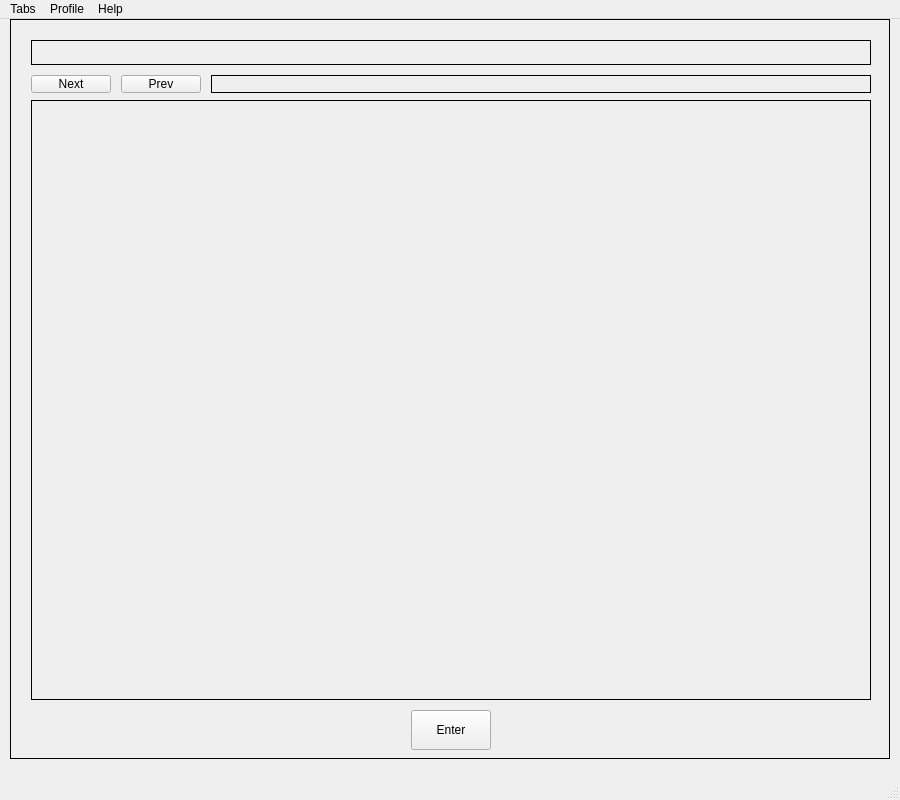
<?xml version="1.0" encoding="UTF-8"?>
<ui version="4.0">
 <class>MainWindow</class>
 <widget class="QMainWindow" name="MainWindow">
  <property name="geometry">
   <rect>
    <x>0</x>
    <y>0</y>
    <width>900</width>
    <height>800</height>
   </rect>
  </property>
  <property name="minimumSize">
   <size>
    <width>900</width>
    <height>800</height>
   </size>
  </property>
  <property name="maximumSize">
   <size>
    <width>900</width>
    <height>800</height>
   </size>
  </property>
  <property name="windowTitle">
   <string>MainWindow</string>
  </property>
  <widget class="QWidget" name="centralwidget">
   <widget class="QStackedWidget" name="stackedWidget">
    <property name="geometry">
     <rect>
      <x>10</x>
      <y>0</y>
      <width>880</width>
      <height>740</height>
     </rect>
    </property>
    <property name="frameShape">
     <enum>QFrame::Box</enum>
    </property>
    <property name="currentIndex">
     <number>1</number>
    </property>
    <widget class="QWidget" name="page_1">
     <widget class="QLabel" name="label_9">
      <property name="geometry">
       <rect>
        <x>20</x>
        <y>20</y>
        <width>840</width>
        <height>25</height>
       </rect>
      </property>
      <property name="font">
       <font>
        <family>Segoe UI Historic</family>
        <pointsize>20</pointsize>
       </font>
      </property>
      <property name="frameShape">
       <enum>QFrame::Box</enum>
      </property>
      <property name="text">
       <string>Home</string>
      </property>
      <property name="scaledContents">
       <bool>false</bool>
      </property>
      <property name="wordWrap">
       <bool>false</bool>
      </property>
     </widget>
    </widget>
    <widget class="QWidget" name="page">
     <widget class="QLabel" name="label_8">
      <property name="geometry">
       <rect>
        <x>20</x>
        <y>20</y>
        <width>840</width>
        <height>25</height>
       </rect>
      </property>
      <property name="font">
       <font>
        <family>Segoe UI Historic</family>
        <pointsize>20</pointsize>
       </font>
      </property>
      <property name="frameShape">
       <enum>QFrame::Box</enum>
      </property>
      <property name="text">
       <string/>
      </property>
      <property name="scaledContents">
       <bool>false</bool>
      </property>
      <property name="wordWrap">
       <bool>false</bool>
      </property>
     </widget>
     <widget class="QLabel" name="PositionLabel_2">
      <property name="geometry">
       <rect>
        <x>200</x>
        <y>55</y>
        <width>660</width>
        <height>18</height>
       </rect>
      </property>
      <property name="frameShape">
       <enum>QFrame::Panel</enum>
      </property>
      <property name="text">
       <string/>
      </property>
     </widget>
     <widget class="QPushButton" name="prevButton_2">
      <property name="geometry">
       <rect>
        <x>110</x>
        <y>55</y>
        <width>80</width>
        <height>18</height>
       </rect>
      </property>
      <property name="text">
       <string>Prev</string>
      </property>
     </widget>
     <widget class="QPushButton" name="nextButton_2">
      <property name="geometry">
       <rect>
        <x>20</x>
        <y>55</y>
        <width>80</width>
        <height>18</height>
       </rect>
      </property>
      <property name="text">
       <string>Next</string>
      </property>
     </widget>
     <widget class="QLabel" name="messageLabel_2">
      <property name="geometry">
       <rect>
        <x>20</x>
        <y>80</y>
        <width>840</width>
        <height>600</height>
       </rect>
      </property>
      <property name="frameShape">
       <enum>QFrame::Box</enum>
      </property>
      <property name="text">
       <string/>
      </property>
     </widget>
     <widget class="QPushButton" name="enterButton">
      <property name="geometry">
       <rect>
        <x>400</x>
        <y>690</y>
        <width>80</width>
        <height>40</height>
       </rect>
      </property>
      <property name="text">
       <string>Enter</string>
      </property>
     </widget>
    </widget>
    <widget class="QWidget" name="page_2"/>
    <widget class="QWidget" name="page_3"/>
    <widget class="QWidget" name="page_4"/>
    <widget class="QWidget" name="page_5">
     <widget class="QLabel" name="label_13">
      <property name="geometry">
       <rect>
        <x>20</x>
        <y>20</y>
        <width>840</width>
        <height>25</height>
       </rect>
      </property>
      <property name="font">
       <font>
        <family>Segoe UI Historic</family>
        <pointsize>20</pointsize>
       </font>
      </property>
      <property name="frameShape">
       <enum>QFrame::Box</enum>
      </property>
      <property name="text">
       <string>Communities</string>
      </property>
      <property name="scaledContents">
       <bool>false</bool>
      </property>
      <property name="wordWrap">
       <bool>false</bool>
      </property>
     </widget>
     <widget class="QPushButton" name="pushButton">
      <property name="geometry">
       <rect>
        <x>300</x>
        <y>370</y>
        <width>171</width>
        <height>71</height>
       </rect>
      </property>
      <property name="text">
       <string>AddCommunity</string>
      </property>
     </widget>
     <widget class="QPushButton" name="pushButton_2">
      <property name="geometry">
       <rect>
        <x>530</x>
        <y>370</y>
        <width>171</width>
        <height>71</height>
       </rect>
      </property>
      <property name="text">
       <string>DeleteCommunity</string>
      </property>
     </widget>
     <widget class="QLabel" name="label">
      <property name="geometry">
       <rect>
        <x>20</x>
        <y>60</y>
        <width>841</width>
        <height>281</height>
       </rect>
      </property>
      <property name="text">
       <string>CommunityList</string>
      </property>
     </widget>
     <widget class="QPushButton" name="pushButton_3">
      <property name="geometry">
       <rect>
        <x>60</x>
        <y>370</y>
        <width>181</width>
        <height>71</height>
       </rect>
      </property>
      <property name="text">
       <string>FindCommunity</string>
      </property>
     </widget>
    </widget>
    <widget class="QWidget" name="page_6">
     <widget class="QLabel" name="label_7">
      <property name="geometry">
       <rect>
        <x>20</x>
        <y>20</y>
        <width>840</width>
        <height>25</height>
       </rect>
      </property>
      <property name="font">
       <font>
        <family>Segoe UI Historic</family>
        <pointsize>20</pointsize>
       </font>
      </property>
      <property name="frameShape">
       <enum>QFrame::Box</enum>
      </property>
      <property name="text">
       <string>Friends</string>
      </property>
      <property name="scaledContents">
       <bool>false</bool>
      </property>
      <property name="wordWrap">
       <bool>false</bool>
      </property>
     </widget>
     <widget class="QLabel" name="label_2">
      <property name="geometry">
       <rect>
        <x>30</x>
        <y>60</y>
        <width>821</width>
        <height>341</height>
       </rect>
      </property>
      <property name="text">
       <string>FriendsList</string>
      </property>
     </widget>
     <widget class="QPushButton" name="pushButton_4">
      <property name="geometry">
       <rect>
        <x>40</x>
        <y>400</y>
        <width>171</width>
        <height>71</height>
       </rect>
      </property>
      <property name="text">
       <string>FindFriend</string>
      </property>
     </widget>
     <widget class="QPushButton" name="pushButton_5">
      <property name="geometry">
       <rect>
        <x>230</x>
        <y>400</y>
        <width>181</width>
        <height>71</height>
       </rect>
      </property>
      <property name="text">
       <string>AddFriend</string>
      </property>
     </widget>
     <widget class="QPushButton" name="pushButton_6">
      <property name="geometry">
       <rect>
        <x>430</x>
        <y>400</y>
        <width>201</width>
        <height>71</height>
       </rect>
      </property>
      <property name="text">
       <string>DeleteFriend</string>
      </property>
     </widget>
    </widget>
    <widget class="QWidget" name="page_7">
     <widget class="QLabel" name="label_14">
      <property name="geometry">
       <rect>
        <x>20</x>
        <y>20</y>
        <width>840</width>
        <height>25</height>
       </rect>
      </property>
      <property name="font">
       <font>
        <family>Segoe UI Historic</family>
        <pointsize>20</pointsize>
       </font>
      </property>
      <property name="frameShape">
       <enum>QFrame::Box</enum>
      </property>
      <property name="text">
       <string>Help</string>
      </property>
      <property name="scaledContents">
       <bool>false</bool>
      </property>
      <property name="wordWrap">
       <bool>false</bool>
      </property>
     </widget>
     <widget class="QPushButton" name="pushButton_7">
      <property name="geometry">
       <rect>
        <x>20</x>
        <y>70</y>
        <width>181</width>
        <height>81</height>
       </rect>
      </property>
      <property name="text">
       <string>ContactModerator</string>
      </property>
     </widget>
    </widget>
    <widget class="QWidget" name="page_8">
     <widget class="QPushButton" name="nextButton">
      <property name="geometry">
       <rect>
        <x>110</x>
        <y>55</y>
        <width>80</width>
        <height>18</height>
       </rect>
      </property>
      <property name="text">
       <string>Next</string>
      </property>
     </widget>
     <widget class="QPushButton" name="prevButton">
      <property name="geometry">
       <rect>
        <x>20</x>
        <y>55</y>
        <width>80</width>
        <height>18</height>
       </rect>
      </property>
      <property name="text">
       <string>Prev</string>
      </property>
     </widget>
     <widget class="QLabel" name="messageLabel">
      <property name="geometry">
       <rect>
        <x>20</x>
        <y>80</y>
        <width>840</width>
        <height>600</height>
       </rect>
      </property>
      <property name="font">
       <font>
        <pointsize>36</pointsize>
       </font>
      </property>
      <property name="frameShape">
       <enum>QFrame::Box</enum>
      </property>
      <property name="text">
       <string/>
      </property>
      <property name="alignment">
       <set>Qt::AlignCenter</set>
      </property>
      <property name="wordWrap">
       <bool>true</bool>
      </property>
     </widget>
     <widget class="QLabel" name="SubCommunityLabel">
      <property name="geometry">
       <rect>
        <x>20</x>
        <y>20</y>
        <width>840</width>
        <height>25</height>
       </rect>
      </property>
      <property name="font">
       <font>
        <family>Segoe UI Historic</family>
        <pointsize>20</pointsize>
       </font>
      </property>
      <property name="frameShape">
       <enum>QFrame::Box</enum>
      </property>
      <property name="text">
       <string/>
      </property>
      <property name="scaledContents">
       <bool>false</bool>
      </property>
      <property name="wordWrap">
       <bool>false</bool>
      </property>
     </widget>
     <widget class="QLabel" name="PositionLabel">
      <property name="geometry">
       <rect>
        <x>200</x>
        <y>55</y>
        <width>660</width>
        <height>18</height>
       </rect>
      </property>
      <property name="frameShape">
       <enum>QFrame::Panel</enum>
      </property>
      <property name="text">
       <string/>
      </property>
     </widget>
    </widget>
   </widget>
  </widget>
  <widget class="QMenuBar" name="menubar">
   <property name="geometry">
    <rect>
     <x>0</x>
     <y>0</y>
     <width>900</width>
     <height>26</height>
    </rect>
   </property>
   <widget class="QMenu" name="menuTabs">
    <property name="title">
     <string>Tabs</string>
    </property>
    <addaction name="showcases"/>
    <addaction name="action_Fish"/>
    <addaction name="action_Equipment"/>
    <addaction name="action_Peripherals"/>
    <addaction name="separator"/>
    <addaction name="action_Exit"/>
   </widget>
   <widget class="QMenu" name="menuProfile">
    <property name="title">
     <string>Profile</string>
    </property>
    <addaction name="actionCommunities"/>
    <addaction name="action_Friends"/>
   </widget>
   <widget class="QMenu" name="menuHelp">
    <property name="title">
     <string>Help</string>
    </property>
    <addaction name="action_Help"/>
   </widget>
   <addaction name="menuTabs"/>
   <addaction name="menuProfile"/>
   <addaction name="menuHelp"/>
  </widget>
  <widget class="QStatusBar" name="statusbar"/>
  <action name="showcases">
   <property name="text">
    <string>&amp;Showcases</string>
   </property>
  </action>
  <action name="action_Fish">
   <property name="text">
    <string>&amp;Fish</string>
   </property>
  </action>
  <action name="action_Equipment">
   <property name="text">
    <string>&amp;Equipment</string>
   </property>
  </action>
  <action name="action_Peripherals">
   <property name="text">
    <string>&amp;Peripherals</string>
   </property>
  </action>
  <action name="actionCommunities">
   <property name="text">
    <string>&amp;Communities</string>
   </property>
  </action>
  <action name="action_Friends">
   <property name="text">
    <string>&amp;Friends</string>
   </property>
  </action>
  <action name="action_Exit">
   <property name="text">
    <string>&amp;Exit</string>
   </property>
  </action>
  <action name="action_Help">
   <property name="text">
    <string>&amp;Help</string>
   </property>
  </action>
 </widget>
 <resources/>
 <connections/>
</ui>
